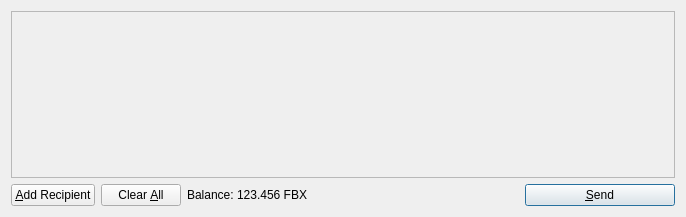
<?xml version="1.0" encoding="UTF-8"?>
<ui version="4.0">
 <class>SendCoinsDialog</class>
 <widget class="QDialog" name="SendCoinsDialog">
  <property name="geometry">
   <rect>
    <x>0</x>
    <y>0</y>
    <width>686</width>
    <height>217</height>
   </rect>
  </property>
  <property name="windowTitle">
   <string>Send Coins</string>
  </property>
  <layout class="QVBoxLayout" name="verticalLayout">
   <item>
    <widget class="QScrollArea" name="scrollArea">
     <property name="widgetResizable">
      <bool>true</bool>
     </property>
     <widget class="QWidget" name="scrollAreaWidgetContents">
      <property name="geometry">
       <rect>
        <x>0</x>
        <y>0</y>
        <width>666</width>
        <height>165</height>
       </rect>
      </property>
      <layout class="QVBoxLayout" name="verticalLayout_2">
       <property name="margin">
        <number>0</number>
       </property>
       <item>
        <layout class="QVBoxLayout" name="entries">
         <property name="spacing">
          <number>6</number>
         </property>
        </layout>
       </item>
       <item>
        <spacer name="verticalSpacer">
         <property name="orientation">
          <enum>Qt::Vertical</enum>
         </property>
         <property name="sizeHint" stdset="0">
          <size>
           <width>20</width>
           <height>40</height>
          </size>
         </property>
        </spacer>
       </item>
      </layout>
     </widget>
    </widget>
   </item>
   <item>
    <layout class="QHBoxLayout" name="horizontalLayout">
     <item>
      <widget class="QPushButton" name="addButton">
       <property name="toolTip">
        <string>Send to multiple recipients at once</string>
       </property>
       <property name="text">
        <string>&amp;Add Recipient</string>
       </property>
       <property name="icon">
        <iconset resource="../bitcoin.qrc">
         <normaloff>:/icons/add</normaloff>:/icons/add</iconset>
       </property>
       <property name="autoDefault">
        <bool>false</bool>
       </property>
      </widget>
     </item>
     <item>
      <widget class="QPushButton" name="clearButton">
       <property name="sizePolicy">
        <sizepolicy hsizetype="Minimum" vsizetype="Fixed">
         <horstretch>0</horstretch>
         <verstretch>0</verstretch>
        </sizepolicy>
       </property>
       <property name="toolTip">
        <string>Remove all transaction fields</string>
       </property>
       <property name="text">
        <string>Clear &amp;All</string>
       </property>
       <property name="icon">
        <iconset resource="../bitcoin.qrc">
         <normaloff>:/icons/remove</normaloff>:/icons/remove</iconset>
       </property>
       <property name="autoRepeatDelay">
        <number>300</number>
       </property>
       <property name="autoDefault">
        <bool>false</bool>
       </property>
      </widget>
     </item>
     <item>
      <layout class="QHBoxLayout" name="horizontalLayout_2">
       <property name="spacing">
        <number>3</number>
       </property>
       <item>
        <widget class="QLabel" name="label">
         <property name="text">
          <string>Balance:</string>
         </property>
        </widget>
       </item>
       <item>
        <widget class="QLabel" name="labelBalance">
         <property name="cursor">
          <cursorShape>IBeamCursor</cursorShape>
         </property>
         <property name="text">
          <string>123.456 FBX</string>
         </property>
         <property name="textInteractionFlags">
          <set>Qt::LinksAccessibleByMouse|Qt::TextSelectableByKeyboard|Qt::TextSelectableByMouse</set>
         </property>
        </widget>
       </item>
      </layout>
     </item>
     <item>
      <spacer name="horizontalSpacer">
       <property name="orientation">
        <enum>Qt::Horizontal</enum>
       </property>
       <property name="sizeHint" stdset="0">
        <size>
         <width>40</width>
         <height>20</height>
        </size>
       </property>
      </spacer>
     </item>
     <item>
      <widget class="QPushButton" name="sendButton">
       <property name="minimumSize">
        <size>
         <width>150</width>
         <height>0</height>
        </size>
       </property>
       <property name="toolTip">
        <string>Confirm the send action</string>
       </property>
       <property name="text">
        <string>&amp;Send</string>
       </property>
       <property name="icon">
        <iconset resource="../bitcoin.qrc">
         <normaloff>:/icons/send</normaloff>:/icons/send</iconset>
       </property>
       <property name="default">
        <bool>true</bool>
       </property>
      </widget>
     </item>
    </layout>
   </item>
  </layout>
 </widget>
 <resources>
  <include location="../bitcoin.qrc"/>
 </resources>
 <connections/>
</ui>
